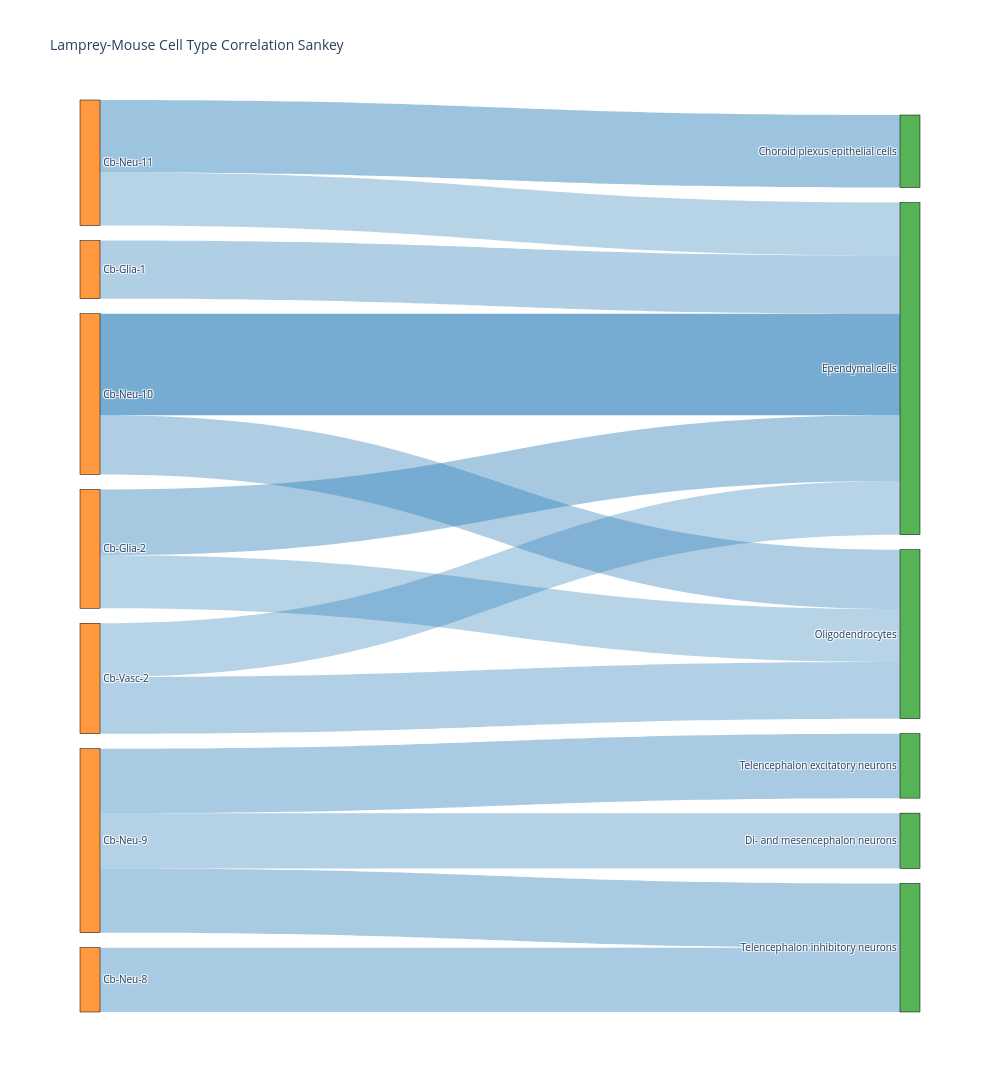

The notebook cell saved with this chart:
### Code cell
raw_indexs = [
'lamprey_Cb-Glia-1',
 'lamprey_Cb-Glia-2',
 'lamprey_Cb-Neu-1',
 'lamprey_Cb-Neu-10',
 'lamprey_Cb-Neu-11',
 'lamprey_Cb-Neu-2',
 'lamprey_Cb-Neu-3',
 'lamprey_Cb-Neu-4',
 'lamprey_Cb-Neu-5',
 'lamprey_Cb-Neu-6',
 'lamprey_Cb-Neu-7',
 'lamprey_Cb-Neu-8',
 'lamprey_Cb-Neu-9',
 'lamprey_Cb-Vasc-1',
 'lamprey_Cb-Vasc-2',

]
raw_columns = ['mouse_Astrocytes',
 'mouse_Cerebral nuclei neuroblasts',
 'mouse_Cholinergic, monoaminergic, peptidergic neurons',
 'mouse_Choroid plexus epithelial cells',
 'mouse_Dentate gyrus granule neurons',
 'mouse_Di- and mesencephalon neurons',
 'mouse_Endothelial cells',
 'mouse_Ependymal cells',
 'mouse_Hypendymal cells',
 'mouse_Microglia',
 'mouse_Olfactory bulb inhibitory neurons',
 'mouse_Oligodendrocyte precursor cells',
 'mouse_Oligodendrocytes',
 'mouse_Rhombencephalon neurons',
 'mouse_Telencephalon excitatory neurons',
 'mouse_Telencephalon inhibitory neurons',
 'mouse_Vascular and leptomeningeal cells']
scvi_repr = adata.obsm['aligned_scvi']
cell_types = adata.obs['celltype'].values
df = pd.DataFrame(scvi_repr, index=adata.obs.index)
df['cell_type'] = cell_types
mean_repr = df.groupby('cell_type').mean()
corr_matrix = mean_repr.T.corr('pearson')
corr_matrix = corr_matrix[raw_columns].loc[raw_indexs]
corr_matrix.index = [i.replace('lamprey_', '') for i in corr_matrix.index]
corr_matrix.columns = [i.replace('mouse_', ' ') for i in corr_matrix.columns]
corr_plot(corr_matrix, '/data/work/22.fusemap/05.stereoalign/02.scvi/08.Pons/01_20251223/Pons_3.pdf', (6,8))
fig = plot_sankey_from_corr(corr_matrix, threshold=0.3, )
fig.write_html('/data/work/22.fusemap/05.stereoalign/02.scvi/08.Pons/01_20251223/Pons_3.html')

### Figure 1 — Plotly figure (JSON) as saved in the notebook; plotly's stock layout.template omitted (floating-point values rounded to 4 significant figures)
{"data": [{"link": {"color": ["rgba(31, 119, 180, 0.34912522890650927)", "rgba(31, 119, 180, 0.3950475116212776)", "rgba(31, 119, 180, 0.3181903572299139)", "rgba(31, 119, 180, 0.6096688237276436)", "rgba(31, 119, 180, 0.3562491867773243)", "rgba(31, 119, 180, 0.43583617501755917)", "rgba(31, 119, 180, 0.3186879673829663)", "rgba(31, 119, 180, 0.38643919570012625)", "rgba(31, 119, 180, 0.33272232888854375)", "rgba(31, 119, 180, 0.38697756078444495)", "rgba(31, 119, 180, 0.38533072398069135)", "rgba(31, 119, 180, 0.3227946738049251)", "rgba(31, 119, 180, 0.3407149567009076)"], "source": [0, 1, 1, 3, 3, 4, 4, 11, 12, 12, 12, 14, 14], "target": [22, 22, 27, 22, 27, 18, 22, 30, 20, 29, 30, 22, 27], "value": [0.3491, 0.395, 0.3182, 0.6097, 0.3562, 0.4358, 0.3187, 0.3864, 0.3327, 0.387, 0.3853, 0.3228, 0.3407]}, "node": {"color": ["rgba(255, 127, 14, 0.8)", "rgba(255, 127, 14, 0.8)", "rgba(255, 127, 14, 0.8)", "rgba(255, 127, 14, 0.8)", "rgba(255, 127, 14, 0.8)", "rgba(255, 127, 14, 0.8)", "rgba(255, 127, 14, 0.8)", "rgba(255, 127, 14, 0.8)", "rgba(255, 127, 14, 0.8)", "rgba(255, 127, 14, 0.8)", "rgba(255, 127, 14, 0.8)", "rgba(255, 127, 14, 0.8)", "rgba(255, 127, 14, 0.8)", "rgba(255, 127, 14, 0.8)", "rgba(255, 127, 14, 0.8)", "rgba(44, 160, 44, 0.8)", "rgba(44, 160, 44, 0.8)", "rgba(44, 160, 44, 0.8)", "rgba(44, 160, 44, 0.8)", "rgba(44, 160, 44, 0.8)", "rgba(44, 160, 44, 0.8)", "rgba(44, 160, 44, 0.8)", "rgba(44, 160, 44, 0.8)", "rgba(44, 160, 44, 0.8)", "rgba(44, 160, 44, 0.8)", "rgba(44, 160, 44, 0.8)", "rgba(44, 160, 44, 0.8)", "rgba(44, 160, 44, 0.8)", "rgba(44, 160, 44, 0.8)", "rgba(44, 160, 44, 0.8)", "rgba(44, 160, 44, 0.8)", "rgba(44, 160, 44, 0.8)"], "label": ["Cb-Glia-1", "Cb-Glia-2", "Cb-Neu-1", "Cb-Neu-10", "Cb-Neu-11", "Cb-Neu-2", "Cb-Neu-3", "Cb-Neu-4", "Cb-Neu-5", "Cb-Neu-6", "Cb-Neu-7", "Cb-Neu-8", "Cb-Neu-9", "Cb-Vasc-1", "Cb-Vasc-2", " Astrocytes", " Cerebral nuclei neuroblasts", " Cholinergic, monoaminergic, peptidergic neurons", " Choroid plexus epithelial cells", " Dentate gyrus granule neurons", " Di- and mesencephalon neurons", " Endothelial cells", " Ependymal cells", " Hypendymal cells", " Microglia", " Olfactory bulb inhibitory neurons", " Oligodendrocyte precursor cells", " Oligodendrocytes", " Rhombencephalon neurons", " Telencephalon excitatory neurons", " Telencephalon inhibitory neurons", " Vascular and leptomeningeal cells"], "line": {"color": "black", "width": 0.5}, "pad": 15, "thickness": 20}, "type": "sankey"}], "layout": {"font": {"size": 10}, "height": 1200, "title": {"text": "Lamprey-Mouse Cell Type Correlation Sankey"}, "width": 1000}}
